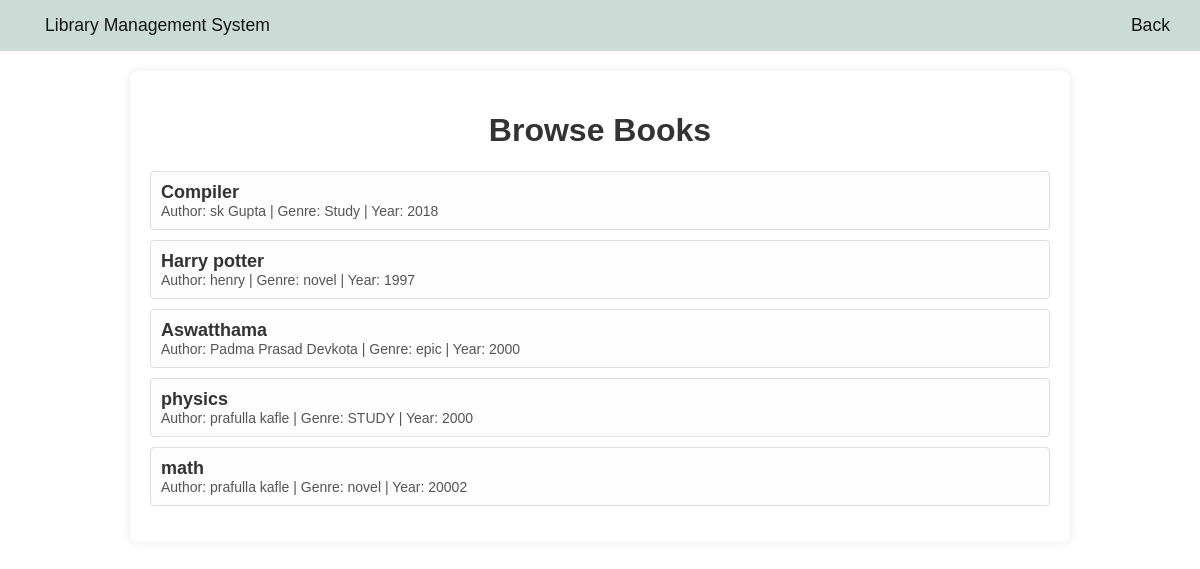
/pages/browse_books.php (signed in), run on the app's committed database.
### tables this page shows
CREATE TABLE `books` (
  `id` int(11) NOT NULL,
  `title` varchar(255) NOT NULL,
  `author` varchar(255) NOT NULL,
  `genre` varchar(100) NOT NULL,
  `year` int(11) NOT NULL
);

### pages/browse_books.php (the view, shortened to what this page needs)
<?php
$servername = "localhost";
$username = "root";
$password = "";
$dbname = "library";
$conn = new mysqli($servername, $username, $password, $dbname);
$sql = "SELECT id, title, author, genre, year FROM books";
$result = $conn->query($sql);
$books = [];
if ($result->num_rows > 0) {
    while ($row = $result->fetch_assoc()) {
        $books[] = $row;
    }
}
?>
<!DOCTYPE html>
<html lang="en">
<head>
    <link rel="stylesheet" href="../assests/css/browsebook.css">
</head>
<body>
<div class="navbar">
        <div><a href="user_dashboard.php">Library Management System</a></div>
        <div>
            <a href="user_dashboard.php">Back</a>
        </div>
    </div>
    <div class="container">
        <h1>Browse Books</h1>
        <ul class="book-list">
            <?php if (!empty($books)): ?>
                <?php foreach ($books as $book): ?>
                    <li class="book-item">
                        <div class="book-title"><?php echo htmlspecialchars($book['title']); ?></div>
                        <div class="book-details">
                            Author: <?php echo htmlspecialchars($book['author']); ?> |
                            Genre: <?php echo htmlspecialchars($book['genre']); ?> |
                            Year: <?php echo htmlspecialchars($book['year']); ?>
                        </div>
                    </li>
                <?php endforeach; ?>
            <?php else: ?>
                <li>No books found.</li>
            <?php endif; ?>
        </ul>
    </div>
</body>
</html>

### assests/css/browsebook.css (style rules this page uses)
body { font-family: Arial, sans-serif; margin: 0; padding: 0; background-size: cover; background-attachment: fixed; color: #333; }
.navbar { background-color: #cbdbd5; color: #0a0a0a; padding: 15px 30px; display: flex; justify-content: space-between; align-items: center; font-size: 1.1em; }
.navbar a { color: #151414; text-decoration: none; margin-left: 15px; }
.container { max-width: 900px; margin: 20px auto; padding: 20px; background: #fff; border-radius: 8px; box-shadow: 0 0 10px rgba(0, 0, 0, 0.1); }
h1 { text-align: center; color: #333; }
.book-list { list-style: none; padding: 0; }
.book-item { padding: 10px; border: 1px solid #ddd; margin-bottom: 10px; border-radius: 4px; background: #fdfdfd; }
.book-title { font-weight: bold; font-size: 18px; color: #333; }
.book-details { font-size: 14px; color: #555; }

### data on the page
books: title "Compiler", author "sk Gupta", genre "Study", year "2018"
books: title "Harry potter", author "henry", genre "novel", year "1997"
books: title "Aswatthama", author "Padma Prasad Devkota", genre "epic", year "2000"
books: title "physics", author "prafulla kafle", genre "STUDY", year "2000"
books: title "math", author "prafulla kafle", genre "novel", year "20002"
